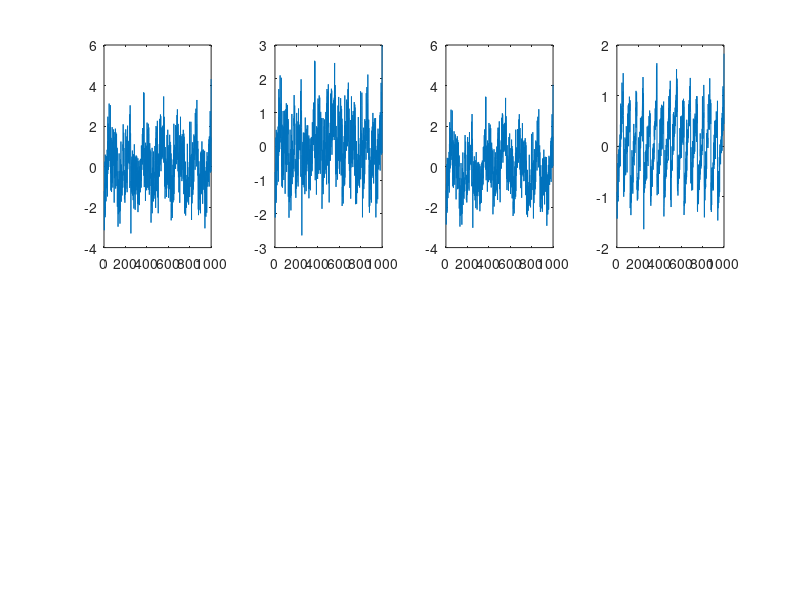

This chart was generated by the following MATLAB code: (Note: this script raises an error after producing the figure.)
%Number of sample points
N=1000;

%Generate artificial signals
t = linspace(-10,10,N);
X = [sin(2*t) ; cos(0.5*t) ; sawtooth(5*t) ; randn(1,N)];

%Generate mixtures
Z = rand(4,4)*X;

%Plots mixtures
for i=1:4
subplot(2,4,i)
plot(Z(i,:));
end
drawnow;

%Initial Sample-Size
options.S0 = 100; 
%Ratio of the sample size used for Hessian-vector products
options.RS = 0.1;
%Maximum Number of Iterations
options.maxIter = 200;
%Verbosity Level:
%0 : No information displayed
%1 : Information about the algorithm used
%2 : Information updated as the algorithm proceeds
options.verbosityLevel = 2;

tic;
%[W, Sphere] = neo_ica(X); %Use defaults
[W, Sphere] = neo_ica(X, options);
toc;

%Unmix
IndependentComponents = W*Sphere*X;

%Plots independent components
subplot(2,1,2);
for i=1:4
subplot(2,4,4+i)
plot(IndependentComponents(i,:));
end
drawnow;
